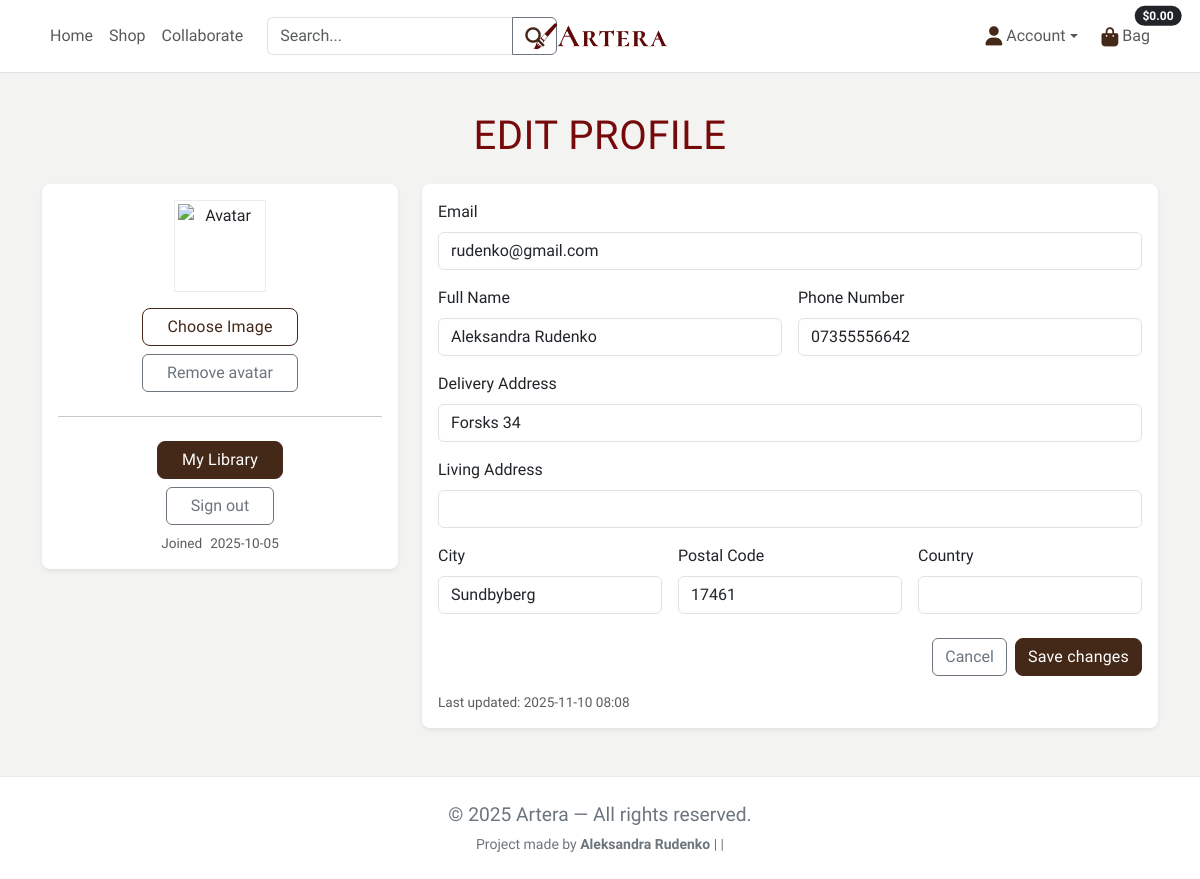
The page /profiles/ (signed in) on the database as committed earlier.
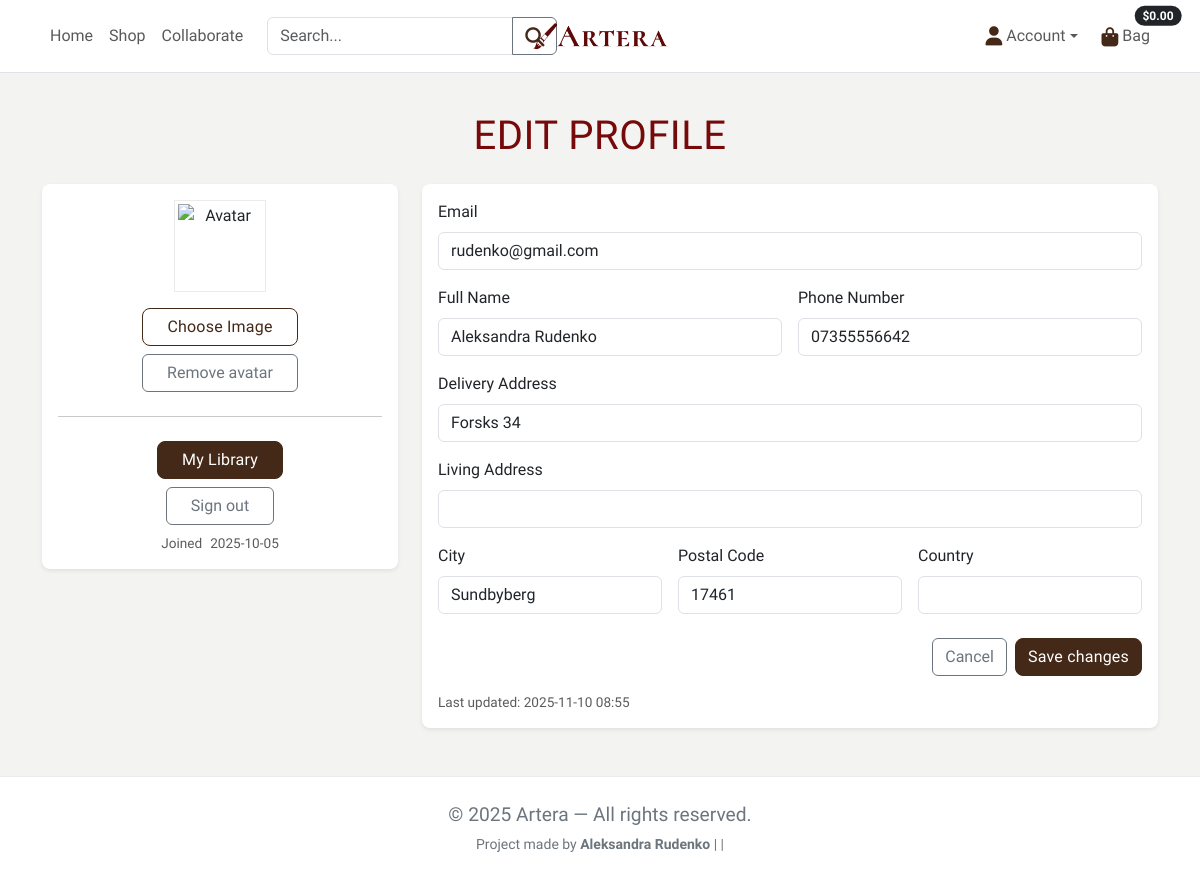
The same page on the database as committed later.
### profiles/models.py (models this page shows, shortened)
class Profile(models.Model):
    user = models.OneToOneField(settings.AUTH_USER_MODEL, on_delete=models.CASCADE)
    full_name = models.CharField(max_length=100, blank=True)
    phone_number = models.CharField(max_length=20, blank=True)
    address_line_delivery = models.CharField(max_length=255, blank=True)
    address_line_living = models.CharField(max_length=255, blank=True)
    city = models.CharField(max_length=100, blank=True)
    postal_code = models.CharField(max_length=20, blank=True)
    country = models.CharField(max_length=100, blank=True)
    created_at = models.DateTimeField(auto_now_add=True)
    updated_at = models.DateTimeField(auto_now=True)
    avatar = CloudinaryField('image', blank=True, null=True, folder='avatars')

### profiles/views.py (the view)
# urls.py: path('', views.profile, name='profile'),
@login_required
def profile(request):
    profile, _ = Profile.objects.get_or_create(user=request.user)
    if request.method == 'POST':
        form = ProfileForm(request.POST, instance=profile)
        new_email = (request.POST.get('email') or '').strip()
        if form.is_valid():
            with transaction.atomic():
                form.save()
                if new_email and new_email.lower() != (request.user.email or '').lower():
                    ea = EmailAddress.objects.filter(
                        user=request.user, email__iexact=new_email
                    ).first()
                    if not ea:
                        ea = EmailAddress(user=request.user, email=new_email, primary=False, verified=False)
                        ea.save()
                    ea.send_confirmation(request)
                    messages.info(request, "We sent a verification link to your new email. "
                                            "It will replace your current email after you confirm.")
                else:
                    messages.success(request, "Profile updated.")
            return redirect('profile')
        else:
            messages.error(request, "Please fix the errors below.")
    else:
        form = ProfileForm(instance=profile)
    return render(request, 'profiles/profile.html', {
        'form': form,
        'user_obj': request.user,
    })

### profiles/forms.py
class ProfileForm(forms.ModelForm):
    class Meta:
        model = Profile
        fields = [
            'full_name', 'phone_number', 'address_line_delivery',
            'address_line_living', 'city', 'postal_code', 'country'
        ]
        widgets = {
            'full_name': forms.TextInput(attrs={'class': 'form-control'}),
            'phone_number': forms.TextInput(attrs={'class': 'form-control'}),
            'address_line_delivery': forms.TextInput(attrs={'class': 'form-control'}),
            'address_line_living': forms.TextInput(attrs={'class': 'form-control'}),
            'city': forms.TextInput(attrs={'class': 'form-control'}),
            'postal_code': forms.TextInput(attrs={'class': 'form-control'}),
            'country': forms.TextInput(attrs={'class': 'form-control'}),
        }
        labels = {
            'full_name': 'Full Name',
            'phone_number': 'Phone Number',
            'address_line_delivery': 'Delivery Address',
            'address_line_living': 'Living Address',
            'city': 'City',
            'postal_code': 'Postal Code',
            'country': 'Country',
        }

### bag/contexts.py (called while the page is built, shortened)
def bag_contents(request):
    bag_items = []
    total = Decimal("0")
    product_count = 0
    bag = request.session.get('bag', {})
    if total < getattr(settings, 'FREE_DELIVERY_THRESHOLD', 0):
        delivery = total * Decimal(getattr(settings, 'STANDARD_DELIVERY_PERCENTAGE', 0) / 100)
        free_delivery_delta = getattr(settings, 'FREE_DELIVERY_THRESHOLD', 0) - total
    else:
        delivery = 0
        free_delivery_delta = 0
    grand_total = delivery + total
    context = {
        'bag_items': bag_items,
        'total': total,
        'product_count': product_count,
        'delivery': delivery,
        'free_delivery_delta': free_delivery_delta,
        'free_delivery_threshold': getattr(settings, 'FREE_DELIVERY_THRESHOLD', 0),
        'grand_total': grand_total,
    }
    return context

### profiles/templates/profiles/profile.html (shortened to what this page needs)
{% extends "base.html" %}
{% load static %}
{% block content %}
<div class="container py-5 profile">
    <h1 class="mb-4 text-center">Edit Profile</h1>
    <div class="row g-4">
        <div class="col-12 col-lg-4">
            <div class="card border-0 shadow-sm rounded-3">
                <div class="card-body text-center">
                    <div class="avatar mb-3 mx-auto">
                        {% if form.instance.avatar %}
                        <img src="{{ form.instance.avatar.url }}" alt="Avatar" class="avatar-image">
                        {% else %}
                        <img src="{% static 'images/default-avatar.png' %}" alt="Default avatar" class="avatar-image">
                        {% endif %}
                    </div>
                    <form method="post" action="{% url 'avatar_upload' %}" enctype="multipart/form-data"
                        class="d-grid gap-2 mb-2">
                        <label for="avatar-file" class="btn btn-outline-dark mx-auto px-4">Choose Image</label>
                    </form>
                    {% if form.instance.avatar %}
                    <form method="post" action="{% url 'avatar_remove' %}" class="d-grid gap-2">
                        <button class="btn btn-outline-secondary mx-auto px-4" type="submit">Remove avatar</button>
                    </form>
                    {% endif %}
                    <hr class="my-4">
                    <div class="d-grid gap-2">
                        <a href="{% url 'library' %}" class="btn btn-dark mx-auto px-4">My Library</a>
                        <a href="{% url 'account_logout' %}" class="btn btn-outline-secondary mx-auto px-4">Sign
                            out</a>
                        <div class="small text-muted">
                            <span class="me-2">Joined</span>{{ user_obj.date_joined|date:"Y-m-d" }}
                        </div>
                    </div>
                </div>
            </div>
        </div>
        <div class="col-12 col-lg-8">
            <div class="card border-0 shadow-sm rounded-3">
                <div class="card-body">
                    <form method="post" novalidate>
                        <div class="mb-3">
                            <label class="form-label">Email</label>
                            <input type="email" name="email" value="{{ user_obj.email }}" class="form-control">
                        </div>
                        <div class="row g-3">
                            <div class="col-md-6">
                                <label class="form-label">{{ form.full_name.label }}</label>
                                {{ form.full_name }}
                            </div>
                            <div class="col-md-6">
                                <label class="form-label">{{ form.phone_number.label }}</label>
                                {{ form.phone_number }}
                            </div>
                            <div class="col-12">
                                <label class="form-label">{{ form.address_line_delivery.label }}</label>
                                {{ form.address_line_delivery }}
                            </div>
                            <div class="col-12">
                                <label class="form-label">{{ form.address_line_living.label }}</label>
                                {{ form.address_line_living }}
                            </div>
                            <div class="col-md-4">
                                <label class="form-label">{{ form.city.label }}</label>
                                {{ form.city }}
                            </div>
                            <div class="col-md-4">
                                <label class="form-label">{{ form.postal_code.label }}</label>
                                {{ form.postal_code }}
                            </div>
                            <div class="col-md-4">
                                <label class="form-label">{{ form.country.label }}</label>
                                {{ form.country }}
                            </div>
                        </div>
                        <div class="d-flex gap-2 justify-content-end mt-4">
                            <a href="{% url 'all_artworks' %}" class="btn btn-outline-secondary">Cancel</a>
                            <button type="submit" class="btn btn-dark">Save changes</button>
                        </div>
                    </form>
                    <div class="small text-muted mt-3">
                        Last updated:
                        {% if form.instance.updated_at %}{{ form.instance.updated_at|date:"Y-m-d H:i" }}{% else %}—{% endif %}
                    </div>
                </div>
            </div>
        </div>
    </div>
</div>
{% endblock %}

### templates/base.html (shortened to what this page needs)
{% load static %}
<!DOCTYPE html>
<html lang="en">
<head>
    {% block links %}
    <link href="https://cdn.jsdelivr.net/npm/bootstrap@5.3.3/dist/css/bootstrap.min.css" rel="stylesheet">
    <link href="https://cdnjs.cloudflare.com/ajax/libs/font-awesome/6.4.0/css/all.min.css" rel="stylesheet">
    <link rel="stylesheet" href="{% static 'css/base.css' %}">
    {% endblock %}
</head>
<body>
    <header class="fixed-top bg-white border-bottom">
        <nav class="navbar navbar-expand-md navbar-light bg-white">
            <div class="container position-relative">
                <a class="navbar-brand position-absolute top-50 start-50 translate-middle" href="{% url 'home' %}">
                    <img src="{% static 'images/logo.png' %}" alt="Artera logo" style="height:34px;">
                </a>
                <div class="collapse navbar-collapse d-none d-md-flex">
                    <ul class="navbar-nav me-auto align-items-center">
                        <li class="nav-item"><a class="nav-link" href="{% url 'home' %}">Home</a></li>
                        <li class="nav-item"><a class="nav-link" href="{% url 'all_artworks' %}">Shop</a></li>
                        <li class="nav-item"><a class="nav-link" href="{% url 'offer' %}">Collaborate</a></li>
                        <li class="nav-item">
                            <form class="d-flex ms-3" method="get" action="{% url 'artwork_search' %}">
                                <div class="input-group">
                                    <input type="text" name="q" value="{{ request.GET.q|default:'' }}"
                                        class="form-control" placeholder="Search...">
                                    <button class="btn btn-outline-secondary" type="submit"></button>
                                </div>
                            </form>
                        </li>
                    </ul>
                    <ul class="navbar-nav ms-auto align-items-center">
                        <li class="nav-item dropdown">
                            <a class="nav-link dropdown-toggle d-flex align-items-center" href="#" id="accountMenu"
                                role="button" data-bs-toggle="dropdown" aria-expanded="false">
                                <i class="fas fa-user me-1"></i> Account
                            </a>
                        </li>
                        <li class="nav-item ms-2">
                            <a class="nav-link position-relative" href="{% url 'view_bag' %}">
                                <i class="fas fa-shopping-bag"></i> Bag
                                <span
                                    class="position-absolute top-0 start-100 translate-middle badge rounded-pill bg-dark">
                                    {% if grand_total %}
                                    ${{ grand_total|floatformat:2 }}
                                    {% else %}
                                    $0.00
                                    {% endif %}
                                </span>
                            </a>
                        </li>
                    </ul>
                </div>
            </div>
        </nav>
    </header>
    <main>
        {% block content %}
        {% endblock %}
    </main>
    <footer class="footer py-4">
        <p class="mb-1">
            © {% now "Y" %} Artera — All rights reserved.
        </p>
        <p class="small mb-0">
            Project made by <strong>Aleksandra Rudenko</strong> |
            <a href="https://github.com/alexdotrud" target="_blank" rel="noopener noreferrer"></a> |
        </p>
    </footer>
</body>
</html>

### static/css/base.css (style rules this page uses)
:root { --primary-font: "Cardo", serif; --primary-color: #442818; --secondary-color: #760909; --accent-1: #C2D2C2; --accent-1-dark: #2D4739; --bg-color: #F3F3F2; --surface: #FFFFFF; --ink: #1f1f1f; --muted: #6c757d; --border: rgba(0, 0, 0, .08); --shadow-sm: 0 6px 18px rgba(0, 0, 0, .08); --shadow-md: 0 10px 24px rgba(0, 0, 0, .1); --radius: 12px; }
body { font-family: var(--primary-font); background: var(--bg-color); color: var(--ink); display: flex; flex-direction: column; min-height: 100vh; }
main { margin-top: 64px; flex: 1; }
h1, h2 { font-family: var(--primary-font); color: var(--secondary-color); letter-spacing: 0.5px; text-transform: uppercase; }
p { font-size: 1.2rem; }
header { background-color: var(--bg-color); padding: 0.25rem 0.5rem; min-height: 65px; border-bottom: 1px solid #eaeaea; }
header .navbar { min-height: 64px; position: relative; }
header .navbar-brand { position: absolute; top: 50%; left: 50%; transform: translate(-50%, -50%); margin: 0; z-index: 1040; }
.card p, .card .text-muted { font-size: 0.85rem; }
.avatar-image { width: 85px; height: 85px; }
.profile .card { border: 1px solid var(--border); box-shadow: var(--shadow); overflow: hidden; }
.profile .avatar { width: 92px; height: 92px; display: grid; place-items: center; margin-bottom: 0.5rem; border: 1px solid var(--border); }
.footer { background: var(--surface); border-top: 1px solid var(--border); color: var(--surface); text-align: center; padding: 1rem 0; }
.footer p, .footer a { color: var(--muted); }
.btn { max-width: 300px; }
.btn-dark { background: var(--primary-color); border-color: var(--primary-color); color: #fff; border-radius: 8px; letter-spacing: 0.2px; }
.btn-outline-dark { color: var(--primary-color); border-color: var(--primary-color); border-radius: 8px; letter-spacing: 0.2px; }
a { color: var(--primary-color); text-decoration: none; }
i { color: var(--primary-color); font-size: 1.2rem; transition: color 0.2s ease, transform 0.2s ease; vertical-align: middle; }

Rows that differ between the two databases and show on the page:
changed Profile "Aleksandra Rudenko": instance.updated_at "2025-11-10 08:08" → "2025-11-10 08:55"
